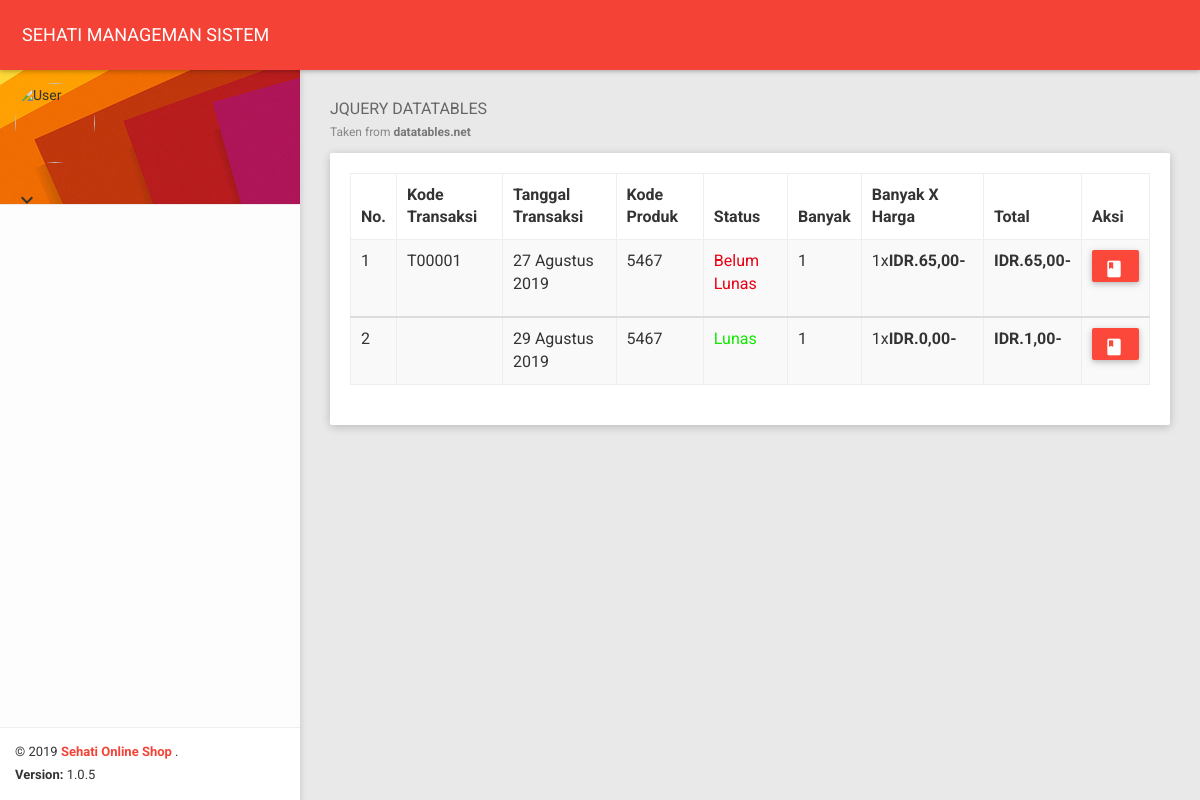
Page /panel_member/transaksiku.php (signed in) on the earlier database version.
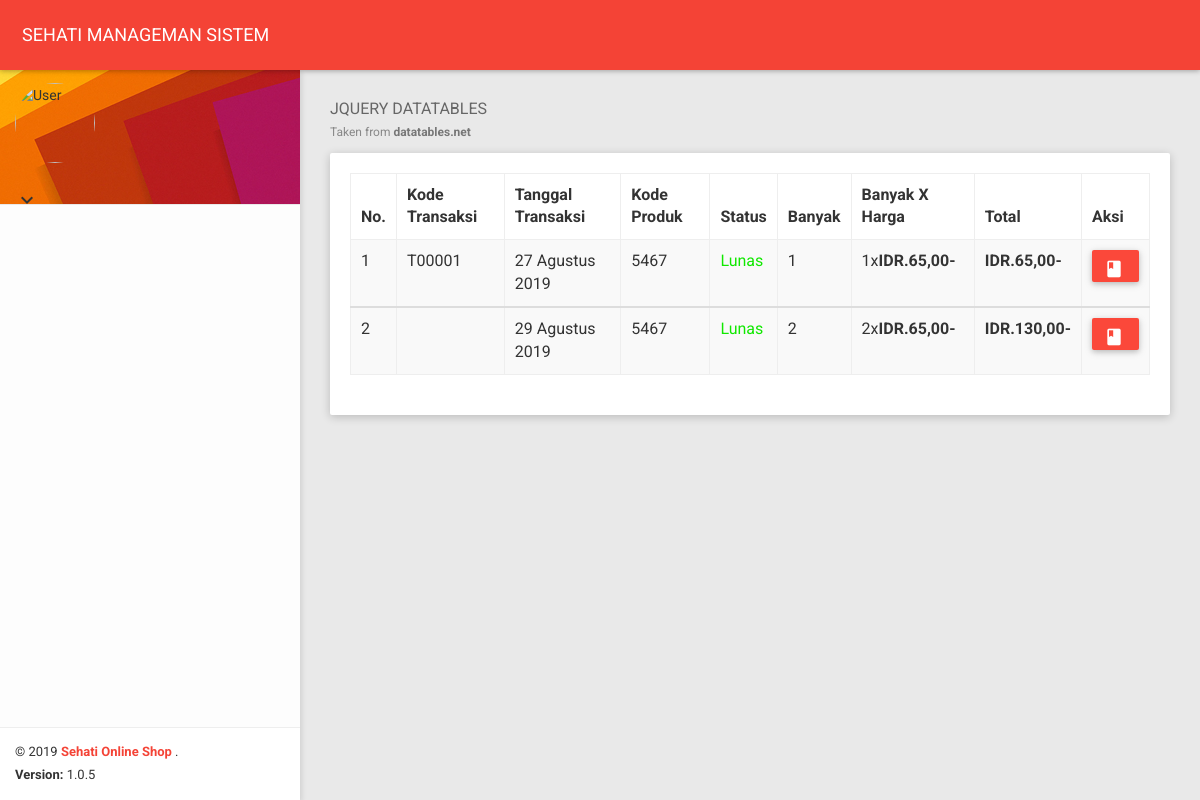
Same page on the later database version.
### tables this page shows
CREATE TABLE `invoice` (
  `kd_transaksi` char(11) NOT NULL,
  `kd_invoice` int(11) NOT NULL,
  `nik` int(11) NOT NULL,
  `tgl` date DEFAULT NULL,
  `kd_produk` char(30) DEFAULT NULL,
  `totalbyar` char(20) DEFAULT NULL,
  `status` char(10) DEFAULT NULL,
  `quantity` char(30) DEFAULT NULL,
  `harga` char(12) DEFAULT NULL,
  `ongkir` varchar(11) DEFAULT NULL
);

### panel_member/transaksiku.php (the view, shortened to what this page needs)
<?php
include 'header.php';
?>
<section class="content">
    <div class="container-fluid">
        <div class="block-header">
            <h2>
                JQUERY DATATABLES
                <small>Taken from <a href="https://datatables.net/" target="_blank">datatables.net</a></small>
            </h2>
        </div>
        <div class="row clearfix">
            <div class="col-lg-12 col-md-12 col-sm-12 col-xs-12">
                <div class="card">
                    <div class="body">
                        <div class="table-responsive">
                            <table class="table table-bordered table-striped table-hover dataTable js-exportable">
                                <thead>
                                <tr>
                                    <th>No.</th>
                                    <th>Kode Transaksi</th>
                                    <th>Tanggal Transaksi</th>
                                    <th>Kode Produk</th>
                                    <th>Status</th>
                                    <th>Banyak</th>
                                    <th>Banyak X Harga</th>
                                    <th>Total</th>
                                    <th>Aksi</th>
                                </tr>
                                </thead> <?php
                                $nik = $_GET['nik'];
                                $sqlku = mysqli_query($koneksi, "SELECT * FROM invoice WHERE nik='$nik'");
                                $no=1;
                                while($rows=mysqli_fetch_object($sqlku)){
                                ?>
                                <tbody>
                                <tr>
                                    <td><?php echo $no?></td>
                                    <td><?php echo $rows -> kd_transaksi?></td>
                                    <td><?php echo konversi_tanggal($rows -> tgl);?></td>
                                    <td><?php echo $rows -> kd_produk?></td>
                                    <td><?php
                                        if (($rows->status) == 0) {
                                            echo '<p style="color: #e80012">Belum Lunas</p>';
                                        } else {
                                            echo '<p style="color:#11e800">Lunas</p>';
                                        }?></td>
                                    <td><?php echo $rows ->quantity?></td>
                                    <td><?php echo $rows ->quantity.'x'.format_rupiah($rows ->harga)?></td>
                                    <td><?php echo format_rupiah($rows ->totalbyar)?></td>
                                    <td><a class="btn btn-danger waves-effect" href="../laporan/laporantransaksi.php?kd_transaksi=<?php echo $rows->kd_transaksi;?>">
                                            <i class="material-icons">book</i><span></span></a>
                                    </td>
                                </tr>
                                <?php $no++;
                                }
                                ?>
                                </tbody>
                            </table>
                        </div>
                    </div>
                </div>
            </div>
        </div>
    </div>
</section>
</body>
</html>

### aksinya/fungsi.php (shortened to what this page needs)
<?php
function format_rupiah($rp) {
    $hasil = "<b>IDR." . number_format($rp, 0, "", ".") . ",00-</b>";
    return $hasil;
}
function konversi_bulan($bln) {
    switch($bln) {
        case "8" :
        case "08" :
            $bulan = "Agustus";
            break;
    }
    return $bulan;
}
function konversi_tanggal($time) {
    list($thn, $bln, $tanggal) = explode('-', $time);
    $tmp = $tanggal . " " . konversi_bulan($bln) . " " . $thn;
    return $tmp;
}
?>

Differences in the rows shown:
changed invoice "27 Agustus 2019": status "Belum Lunas" → "Lunas"
changed invoice "29 Agustus 2019": quantity "1" → "2"; harga "0 1" → "65 130"
